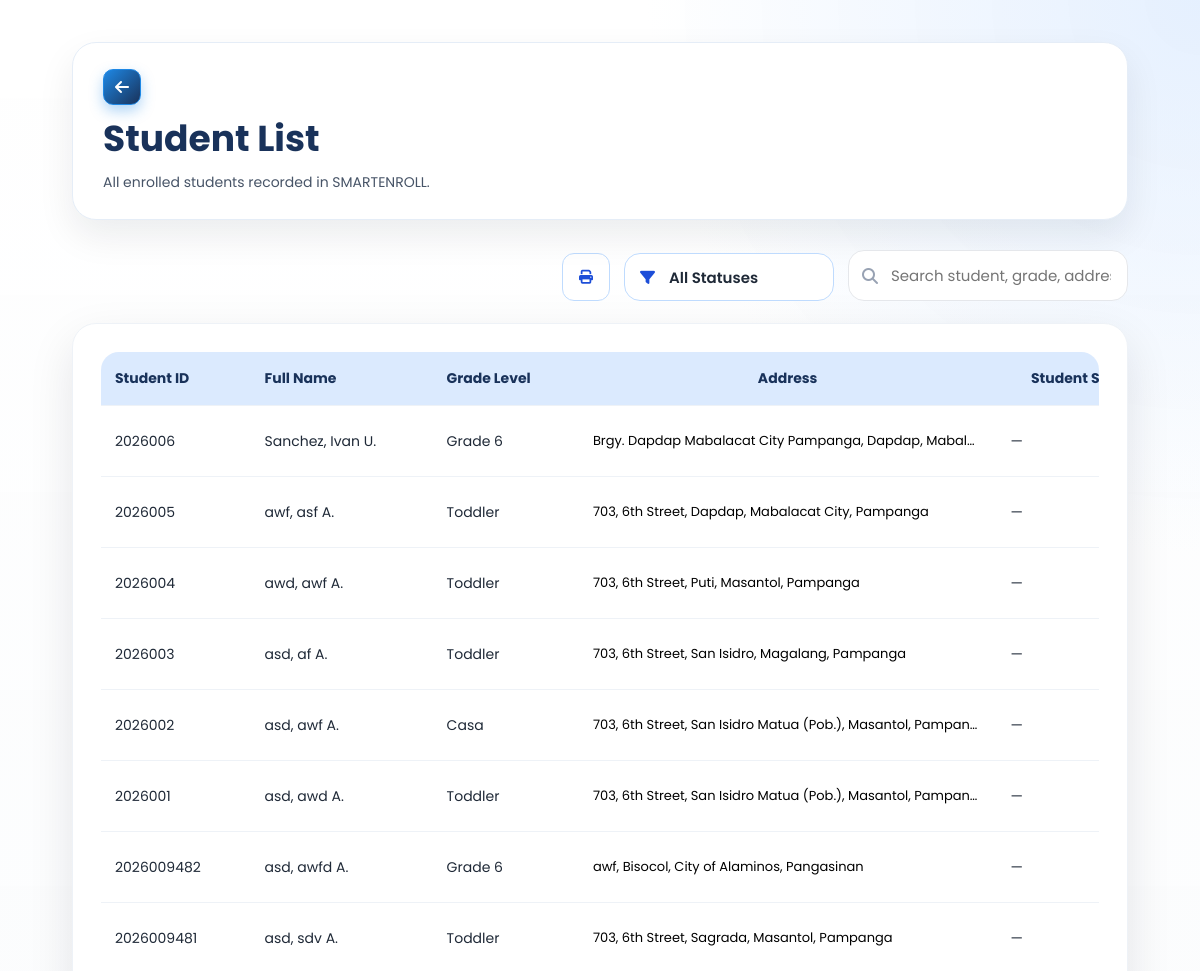
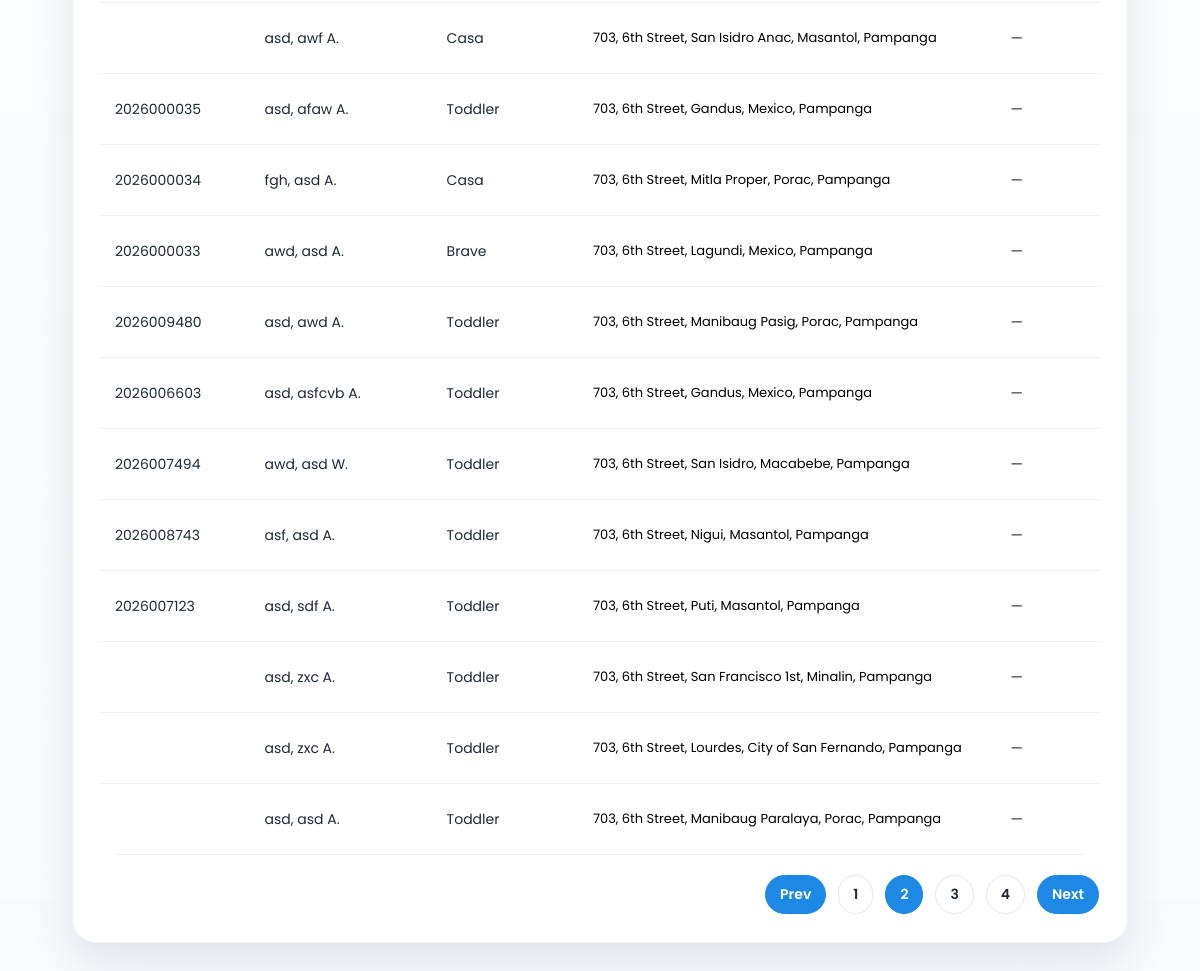
Screenshot of /SmartEnroll/student_list.php?page=2 (signed in) with the database file from the repository (2 pictures, top to bottom).
### tables this page shows
CREATE TABLE `enrollments` (
  `id` int(11) NOT NULL,
  `grade_level` varchar(50) DEFAULT NULL,
  `student_id` varchar(20) DEFAULT NULL,
  `school_year` varchar(20) DEFAULT NULL,
  `student_status` varchar(50) DEFAULT NULL,
  `completion_date` date DEFAULT NULL,
  `learner_lname` varchar(100) DEFAULT NULL,
  `learner_fname` varchar(100) DEFAULT NULL,
  `learner_mname` varchar(100) DEFAULT NULL,
  `learner_ext` varchar(20) DEFAULT NULL,
  `nickname` varchar(100) DEFAULT NULL,
  `sex` varchar(20) DEFAULT NULL,
  `dob` varchar(20) DEFAULT NULL,
  `age` int(11) DEFAULT NULL,
  `mother_tongue` varchar(100) DEFAULT NULL,
  `religion` varchar(100) DEFAULT NULL,
  `email` varchar(150) DEFAULT NULL,
  `province` varchar(100) DEFAULT NULL,
  `municipality` varchar(100) DEFAULT NULL,
  `barangay` varchar(100) DEFAULT NULL,
  `street` varchar(150) DEFAULT NULL,
  `father_lname` varchar(100) DEFAULT NULL,
  `father_fname` varchar(100) DEFAULT NULL,
  `father_mname` varchar(100) DEFAULT NULL,
  `father_occ` varchar(100) DEFAULT NULL,
  `father_contact` varchar(50) DEFAULT NULL,
  `mother_lname` varchar(100) DEFAULT NULL,
  `mother_fname` varchar(100) DEFAULT NULL,
  `mother_mname` varchar(100) DEFAULT NULL,
  `mother_occ` varchar(100) DEFAULT NULL,
  `mother_contact` varchar(50) DEFAULT NULL,
  `mother_maiden` varchar(100) DEFAULT NULL,
  `guardian_type` varchar(50) DEFAULT NULL,
  `guardian_lname` varchar(100) DEFAULT NULL,
  `guardian_fname` varchar(100) DEFAULT NULL,
  `guardian_mname` varchar(100) DEFAULT NULL,
  `guardian_occ` varchar(100) DEFAULT NULL,
  `guardian_contact` varchar(50) DEFAULT NULL,
  `emergency1_name` varchar(150) DEFAULT NULL,
  `emergency1_relationship` varchar(100) DEFAULT NULL,
  `emergency1_contact` varchar(50) DEFAULT NULL,
  `emergency2_name` varchar(150) DEFAULT NULL,
  `emergency2_relationship` varchar(100) DEFAULT NULL,
  `emergency2_contact` varchar(50) DEFAULT NULL,
  `emergency3_name` varchar(150) DEFAULT NULL,
  `emergency3_relationship` varchar(100) DEFAULT NULL,
  `emergency3_contact` varchar(50) DEFAULT NULL,
  `special_needs` text DEFAULT NULL,
  `medication` varchar(10) DEFAULT NULL,
  `medication_details` text DEFAULT NULL,
  `created_at` timestamp NOT NULL DEFAULT current_timestamp()
);

### SmartEnroll/student_list.php (the view, shortened to what this page needs)
<?php
$rows = [];
$error = '';
$page = 1;
$perPage = 20;
$totalPages = 1;
$search = trim((string)($_GET['q'] ?? ''));
$studentStatusFilterOptions = [
    'all' => 'All Statuses',
    'New' => 'New',
    'Continuing' => 'Continuing',
    'Drop' => 'Drop',
    'blank' => 'Not Set',
];
$studentStatusFilter = trim((string)($_GET['student_status'] ?? 'all'));
$isPrintMode = (string)($_GET['print'] ?? '') === '1';
function build_student_list_url(array $overrides = []): string
{
    global $search, $studentStatusFilter, $page, $isPrintMode;
    $params = [
        'q' => $search,
        'student_status' => $studentStatusFilter,
        'page' => $page,
        'print' => $isPrintMode ? '1' : '',
    ];
    foreach ($overrides as $key => $value) {
        $params[$key] = $value;
    }
    foreach ($params as $key => $value) {
        if ($value === null || $value === '') {
            unset($params[$key]);
            continue;
        }
        if ($key === 'student_status' && $value === 'all') {
            unset($params[$key]);
            continue;
        }
        if ($key === 'page' && (int)$value <= 1) {
            unset($params[$key]);
            continue;
        }
    }
    return 'student_list.php' . ($params !== [] ? '?' . http_build_query($params) : '');
}
try {
    $conn = new mysqli('127.0.0.1', 'root', '', 'smartenroll');
    $conn->set_charset('utf8mb4');
    $page = isset($_GET['page']) ? (int)$_GET['page'] : 1;
    $whereClauses = [];
    $queryTypes = '';
    $queryValues = [];
    $whereSql = $whereClauses !== [] ? 'WHERE ' . implode(' AND ', $whereClauses) : '';
    $filteredCountStmt = $conn->prepare("SELECT COUNT(*) AS total FROM enrollments $whereSql");
    $filteredCountStmt->execute();
    $filteredRows = (int)($filteredCountStmt->get_result()->fetch_assoc()['total'] ?? 0);
    if ($isPrintMode) {
        $page = 1;
        $totalPages = 1;
        $offset = 0;
    } else {
        $totalPages = max(1, (int)ceil($filteredRows / $perPage));
        $offset = ($page - 1) * $perPage;
    }
    $sql = "SELECT id, student_id, learner_lname, learner_fname, learner_mname, grade_level, street, barangay, municipality, province, student_status
            FROM enrollments
            $whereSql
            ORDER BY id DESC";
    if (!$isPrintMode) {
        $sql .= " LIMIT ? OFFSET ?";
        $queryTypes .= 'ii';
        $queryValues[] = $perPage;
        $queryValues[] = $offset;
    }
    $stmt = $conn->prepare($sql);
    if ($queryValues !== []) {
        $stmt->bind_param($queryTypes, ...$queryValues);
    }
    $stmt->execute();
    $result = $stmt->get_result();
    while ($row = $result->fetch_assoc()) {
        $rows[] = $row;
    }
} catch (Throwable $e) {
    $error = $e->getMessage();
}
?>
<!DOCTYPE html>
<html lang="en">
<head>
    <link rel="stylesheet" href="css/style.css">
    <link rel="stylesheet" href="css/student_list.css">
    <link rel="stylesheet" href="https://cdnjs.cloudflare.com/ajax/libs/font-awesome/6.5.0/css/all.min.css">
</head>
<body class="dashboard-page dashboard-white-page<?php echo $isPrintMode ? ' student-list-print-page' : ''; ?>" data-print-mode="<?php echo $isPrintMode ? '1' : '0'; ?>">
<main class="dashboard-main">
    <div class="dashboard-header student-header">
        <div class="student-header-left">
            <a href="dashboard.php" class="dashboard-link back-left">
                <i class="fa-solid fa-arrow-left"></i>
            </a>
            <div class="student-header-title">
                <h1>Student List</h1>
                <p>All enrolled students recorded in SMARTENROLL.</p>
            </div>
        </div>
    </div>
    <section class="student-list-toolbar">
        <form class="student-filter-form" method="get" action="student_list.php">
            <a href="<?php echo htmlspecialchars(build_student_list_url(['print' => '1', 'page' => null])); ?>" data-print-url="<?php echo htmlspecialchars(build_student_list_url(['print' => '1', 'page' => null])); ?>" class="export-btn print student-print-btn" aria-label="Print List" title="Print List">
                <i class="fa-solid fa-print"></i>
            </a>
            <label class="student-filter-field student-filter-inline">
                <div class="student-filter-select-wrap">
                    <select name="student_status" id="studentStatusFilter" aria-label="Student Status">
                        <?php foreach ($studentStatusFilterOptions as $filterValue => $filterLabel): ?>
                            <option value="<?php echo htmlspecialchars($filterValue); ?>" <?php echo $studentStatusFilter === $filterValue ? 'selected' : ''; ?>>
                                <?php echo htmlspecialchars($filterLabel); ?>
                            </option>
                        <?php endforeach; ?>
                    </select>
                </div>
            </label>
            <div class="student-search student-search-inline">
                <i class="fa-solid fa-magnifying-glass"></i>
                <input id="studentSearch" type="text" name="q" value="<?php echo htmlspecialchars($search); ?>" placeholder="Search student, grade, address, or status">
            </div>
        </form>
    </section>
    <div class="student-list-card">
        <?php if ($error): ?>
            <div class="student-error">
                <strong>Unable to load students.</strong>
                <p><?php echo htmlspecialchars($error); ?></p>
            </div>
        <?php elseif (empty($rows)): ?>
            <div class="student-empty">
                <p>No student records found.</p>
            </div>
        <?php else: ?>
            <div class="student-table-wrap">
                <table class="student-table">
                    <thead>
                        <tr>
                            <th>Student ID</th>
                            <th>Full Name</th>
                            <th>Grade Level</th>
                            <th>Address</th>
                            <th>Student Status</th>
                        </tr>
                    </thead>
                    <tbody>
                        <?php foreach ($rows as $row): ?>
                            <?php
                                $m = trim((string)($row['learner_mname'] ?? ''));
                                $mi = $m !== '' ? strtoupper(mb_substr($m, 0, 1)) . '.' : '';
                                $fullName = trim(
                                    ($row['learner_lname'] ?? '') . ', ' .
                                    ($row['learner_fname'] ?? '') . ' ' . $mi
                                );
                                $fullName = trim(preg_replace('/\s+/', ' ', $fullName), " ,");
                                $addressParts = array_filter([
                                    trim((string)($row['street'] ?? '')),
                                    trim((string)($row['barangay'] ?? '')),
                                    trim((string)($row['municipality'] ?? '')),
                                    trim((string)($row['province'] ?? ''))
                                ], fn($v) => $v !== '');
                                $address = implode(', ', $addressParts);
                                $studentStatus = trim((string)($row['student_status'] ?? ''));
                                $studentStatusClass = strtolower(trim((string)preg_replace('/[^a-z0-9]+/', '-', $studentStatus), '-'));
                            ?>
                            <tr>
                                <td><?php echo htmlspecialchars($row['student_id'] ?? ''); ?></td>
                                <td><?php echo htmlspecialchars($fullName !== '' ? $fullName : '—'); ?></td>
                                <td><?php echo htmlspecialchars($row['grade_level'] ?? ''); ?></td>
                                <td class="address-cell" title="<?php echo htmlspecialchars($address); ?>">
                                    <?php echo htmlspecialchars($address !== '' ? $address : '—'); ?>
                                </td>
                                <td class="student-status-cell">
                                    <?php if ($studentStatus !== ''): ?>
                                        <span class="student-status-pill <?php echo htmlspecialchars($studentStatusClass); ?>">
                                            <?php echo htmlspecialchars($studentStatus); ?>
                                        </span>
                                    <?php else: ?>
                                        —
                                    <?php endif; ?>
                                </td>
                            </tr>
                        <?php endforeach; ?>
                    </tbody>
                </table>
            </div>
            <?php if (!$isPrintMode && $totalPages > 1): ?>
                <div class="pagination">
                    <a class="page-btn nav" href="<?php echo htmlspecialchars(build_student_list_url(['page' => max(1, $page - 1), 'print' => null])); ?>">Prev</a>
                    <?php
                        $start = max(1, $page - 2);
                        $end = min($totalPages, $page + 2);
                        for ($p = $start; $p <= $end; $p++) {
                            $active = $p === $page ? ' active' : '';
                            echo '<a class="page-btn' . $active . '" href="' . htmlspecialchars(build_student_list_url(['page' => $p, 'print' => null])) . '">' . $p . '</a>';
                        }
                    ?>
                    <a class="page-btn nav" href="<?php echo htmlspecialchars(build_student_list_url(['page' => min($totalPages, $page + 1), 'print' => null])); ?>">Next</a>
                </div>
            <?php endif; ?>
        <?php endif; ?>
    </div>
</main>
</body>
</html>

### SmartEnroll/css/style.css (style rules this page uses)
* { margin: 0; padding: 0; box-sizing: border-box; font-family: 'Poppins', sans-serif; }
:root { --logo-blue: #19325a; --logo-blue-light: #1e88e5; --logo-yellow: #fdd835; --logo-yellow-soft: #ffe970; --logo-green: #43a047; }
body, html { height: 100%; color: #fff; }
html { scroll-behavior: smooth; }
body { background: #0f172a; }
.dashboard-page { background: linear-gradient(135deg, rgba(12, 25, 47, 0.72), rgba(25, 50, 90, 0.48)), #f5f6f8; color: #1b1f2a; position: relative; min-height: 100vh; overflow-x: hidden; }
.dashboard-page::before { content: ""; position: fixed; inset: 0; background: linear-gradient(135deg, rgba(12, 25, 47, 0.5), rgba(25, 50, 90, 0.18)), url('../assets/img1.jpg') center center / cover no-repeat; filter: blur(5px) saturate(1.05); transform: scale(1.05); z-index: 0; }
.dashboard-page::after { content: ""; position: fixed; inset: 0; background: radial-gradient(circle at top right, rgba(253, 216, 53, 0.22), transparent 28%), linear-gradient(180deg, rgba(255, 255, 255, 0.08), rgba(255, 255, 255, 0.16)); z-index: 0; pointer-events: none; }
.dashboard-page.dashboard-white-page { background: #f8fafc; }
.dashboard-page.dashboard-white-page::before { display: none; }
.dashboard-page.dashboard-white-page::after { background: radial-gradient(circle at top right, rgba(219, 234, 254, 0.72), transparent 24%), linear-gradient(180deg, rgba(255, 255, 255, 0.96), rgba(248, 250, 252, 1)); }
.dashboard-page.dashboard-white-page .dashboard-header { background: #ffffff; border: 1px solid #e5edf7; box-shadow: 0 16px 36px rgba(15, 23, 42, 0.08); }
.dashboard-page.dashboard-white-page .dashboard-header h1 { color: var(--logo-blue); }
.dashboard-page.dashboard-white-page .dashboard-header p { color: #475467; }
.dashboard-main { width: min(1920px, calc(100vw - 96px)); max-width: 1920px; margin: 0 auto; padding: 42px 24px 56px; position: relative; z-index: 1; }
.dashboard-header { display: flex; align-items: center; justify-content: space-between; gap: 20px; margin-bottom: 30px; padding: 26px 30px; border-radius: 24px; background: linear-gradient(135deg, rgba(255, 255, 255, 0.2), rgba(245, 248, 255, 0.12)); backdrop-filter: blur(14px); box-shadow: 0 20px 48px rgba(4, 12, 26, 0.24); border: 1px solid rgba(255, 255, 255, 0.22); }
.dashboard-header h1 { color: #ffffff; font-size: clamp(2rem, 3vw, 2.6rem); margin-bottom: 6px; }
.dashboard-header p { color: rgba(225, 232, 244, 0.88); font-size: 14px; }
.dashboard-link { text-decoration: none; color: var(--logo-blue); font-weight: 700; background: rgba(253, 216, 53, 0.95); padding: 12px 18px; border-radius: 999px; box-shadow: 0 10px 24px rgba(253, 216, 53, 0.26); transition: transform 0.2s ease, box-shadow 0.2s ease, background 0.2s ease; }

### rows the page displays
enrollments: student "2026006", learner_lname+learner_fname+learner_mname "Sanchez, Ivan U.", grade_level "Grade 6", address "Brgy. Dapdap Mabalacat City Pampanga, Dapdap, Mabal…"
enrollments: student "2026005", learner_lname+learner_fname+learner_mname "awf, asf A.", grade_level "Toddler", address "703, 6th Street, Dapdap, Mabalacat City, Pampanga"
enrollments: student "2026004", learner_lname+learner_fname+learner_mname "awd, awf A.", grade_level "Toddler", address "703, 6th Street, Puti, Masantol, Pampanga"
enrollments: student "2026003", learner_lname+learner_fname+learner_mname "asd, af A.", grade_level "Toddler", address "703, 6th Street, San Isidro, Magalang, Pampanga"
enrollments: student "2026002", learner_lname+learner_fname+learner_mname "asd, awf A.", grade_level "Casa", address "703, 6th Street, San Isidro Matua (Pob.), Masantol, Pampan…"
enrollments: student "2026001", learner_lname+learner_fname+learner_mname "asd, awd A.", grade_level "Toddler", address "703, 6th Street, San Isidro Matua (Pob.), Masantol, Pampan…"
enrollments: student "2026009482", learner_lname+learner_fname+learner_mname "asd, awfd A.", grade_level "Grade 6", address "awf, Bisocol, City of Alaminos, Pangasinan"
enrollments: student "2026009481", learner_lname+learner_fname+learner_mname "asd, sdv A.", grade_level "Toddler", address "703, 6th Street, Sagrada, Masantol, Pampanga"
enrollments: learner_lname+learner_fname+learner_mname "asd, awf A.", grade_level "Casa", address "703, 6th Street, San Isidro Anac, Masantol, Pampanga"
enrollments: student "2026000035", learner_lname+learner_fname+learner_mname "asd, afaw A.", grade_level "Toddler", address "703, 6th Street, Gandus, Mexico, Pampanga"
enrollments: student "2026000034", learner_lname+learner_fname+learner_mname "fgh, asd A.", grade_level "Casa", address "703, 6th Street, Mitla Proper, Porac, Pampanga"
enrollments: student "2026000033", learner_lname+learner_fname+learner_mname "awd, asd A.", grade_level "Brave", address "703, 6th Street, Lagundi, Mexico, Pampanga"
enrollments: student "2026009480", learner_lname+learner_fname+learner_mname "asd, awd A.", grade_level "Toddler", address "703, 6th Street, Manibaug Pasig, Porac, Pampanga"
enrollments: student "2026006603", learner_lname+learner_fname+learner_mname "asd, asfcvb A.", grade_level "Toddler", address "703, 6th Street, Gandus, Mexico, Pampanga"
enrollments: student "2026007494", learner_lname+learner_fname+learner_mname "awd, asd W.", grade_level "Toddler", address "703, 6th Street, San Isidro, Macabebe, Pampanga"
enrollments: student "2026008743", learner_lname+learner_fname+learner_mname "asf, asd A.", grade_level "Toddler", address "703, 6th Street, Nigui, Masantol, Pampanga"
enrollments: student "2026007123", learner_lname+learner_fname+learner_mname "asd, sdf A.", grade_level "Toddler", address "703, 6th Street, Puti, Masantol, Pampanga"
enrollments: learner_lname+learner_fname+learner_mname "asd, zxc A.", grade_level "Toddler", address "703, 6th Street, San Francisco 1st, Minalin, Pampanga"
enrollments: learner_lname+learner_fname+learner_mname "asd, zxc A.", grade_level "Toddler", address "703, 6th Street, Lourdes, City of San Fernando, Pampanga"
enrollments: learner_lname+learner_fname+learner_mname "asd, asd A.", grade_level "Toddler", address "703, 6th Street, Manibaug Paralaya, Porac, Pampanga"

### other values shown
form field student_status "All Statuses"
